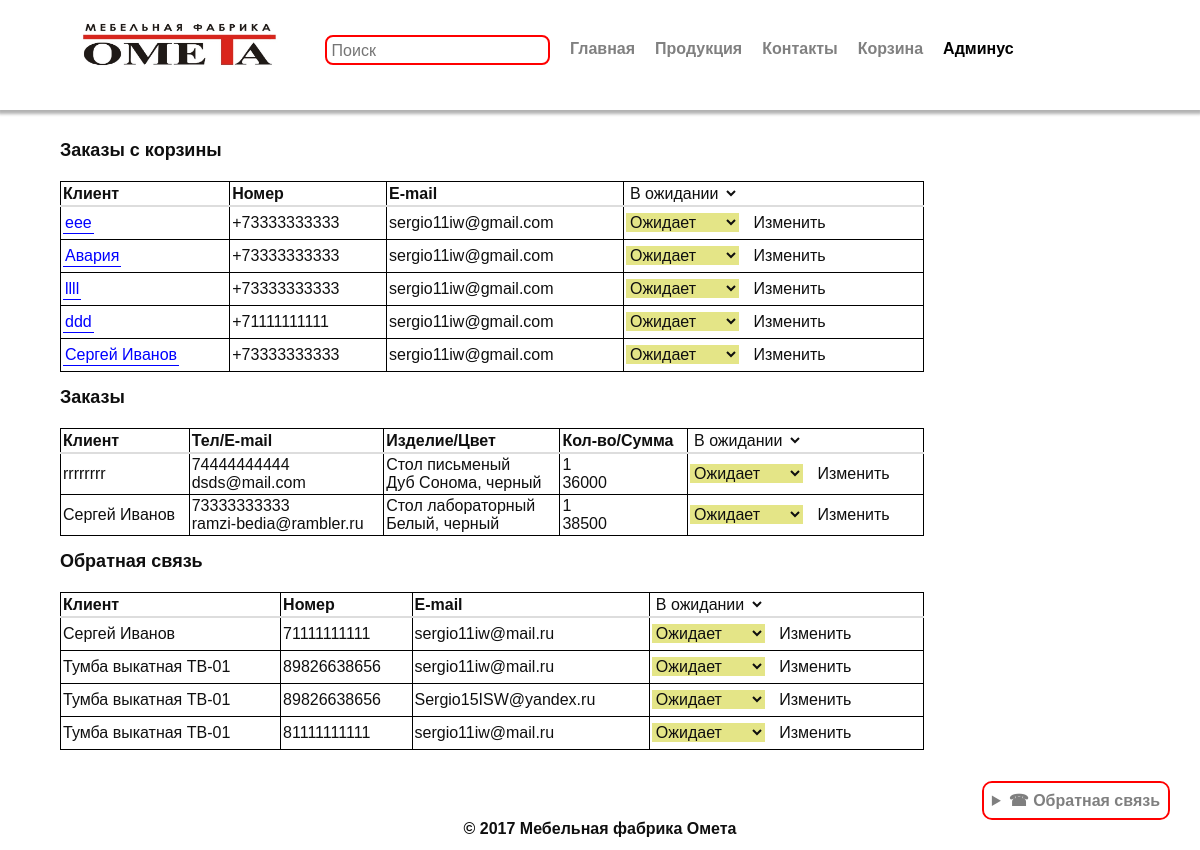
The app's page /adminus (signed in), older data.
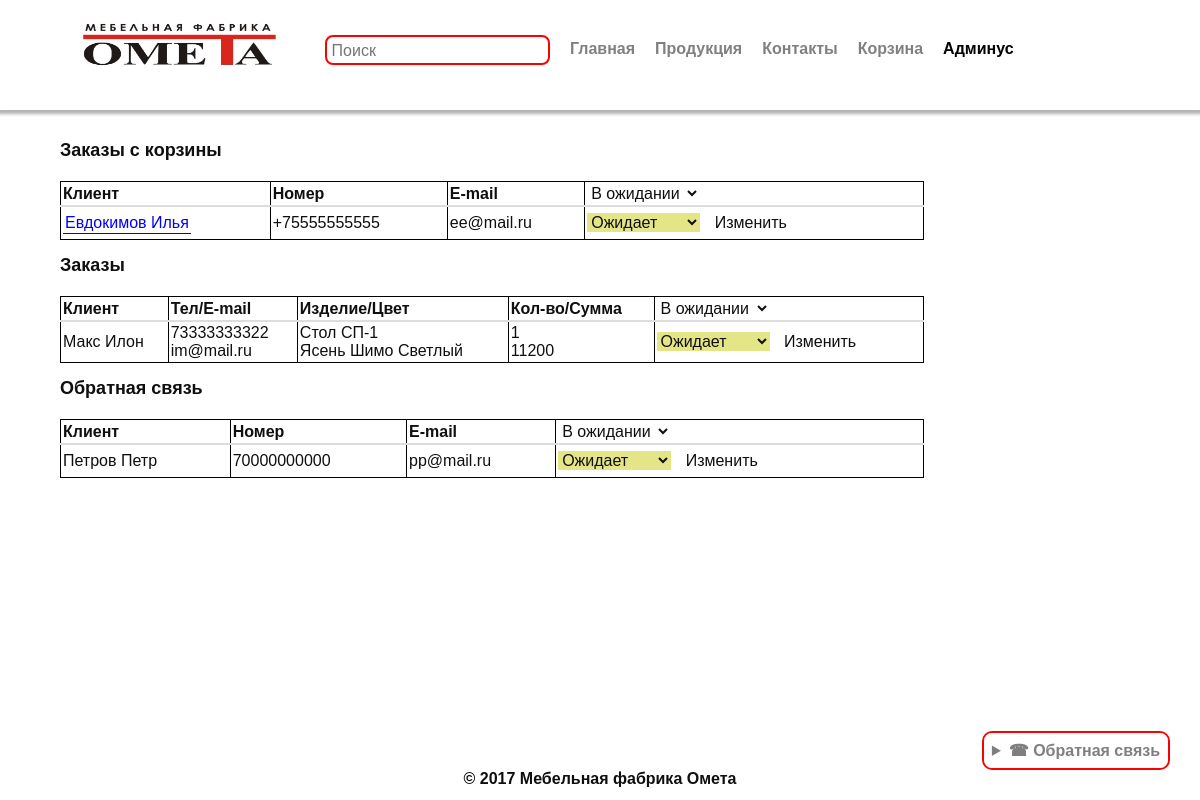
The same page, newer data.
### core/models.py (models this page shows, shortened)
class Order(models.Model):
    STATUS_CHOICES = [
        ('pending', 'Ожидает'),
        ('processing', 'В обработке'),
        ('completed', 'Завершен'),
        ('canceled', 'Отменен'),
    ]
    name = models.CharField(max_length=255)
    tel = models.CharField(max_length=15)
    email = models.EmailField()
    total_price = models.DecimalField(max_digits=10, decimal_places=2)
    created_at = models.DateTimeField(auto_now_add=True)
    status = models.CharField(max_length=20, choices=STATUS_CHOICES, default='pending')
    created_date = models.DateTimeField(auto_now_add=True, verbose_name='Дата создания')
    class Meta:
        verbose_name = 'Заказ с корзины'
        verbose_name_plural = 'Заказы с корзины'
        ordering = ['-created_date']

class ShopUser (models.Model):
    STATUS_CHOICES = [
        ('pending', 'Ожидает'),
        ('processing', 'В обработке'),
        ('completed', 'Завершен'),
        ('canceled', 'Отменен'),
    ]
    name = models.CharField(max_length=100, verbose_name='Имя')
    email = models.EmailField(verbose_name='Почта', blank=True, null=True)
    tel = models.PositiveIntegerField(verbose_name='Телефон')
    product_name = models.CharField(verbose_name='Изделие', max_length=255, null=True, blank=True)
    product_color = models.CharField(verbose_name='Цвет', max_length=255, null=True, blank=True)
    product_count = models.CharField(verbose_name='Кол-во', max_length=255, null=True, blank=True)
    product_total = models.CharField(verbose_name='Сумма', max_length=255, null=True, blank=True)
    status = models.CharField(max_length=20, choices=STATUS_CHOICES, default='pending')
    created_date = models.DateTimeField(auto_now_add=True, verbose_name='Дата создания')
    class Meta:
        verbose_name = 'Заказ'
        verbose_name_plural = 'Заказы'
        ordering = ['-created_date']

class User(models.Model):
    STATUS_CHOICES = [
        ('pending', 'Ожидает'),
        ('processing', 'В обработке'),
        ('completed', 'Завершен'),
        ('canceled', 'Отменен'),
    ]
    name = models.CharField(max_length=100, verbose_name='Имя')
    email = models.EmailField(verbose_name='Почта', blank=True, null=True)
    tel = models.PositiveIntegerField(verbose_name='Телефон')
    status = models.CharField(max_length=20, choices=STATUS_CHOICES, default='pending')
    created_date = models.DateTimeField(auto_now_add=True, verbose_name='Дата создания')
    class Meta:
        verbose_name = 'Обратная связь'
        verbose_name_plural = 'Обратная связь'
        ordering = ['-created_date']

### core/views.py (the view)
# urls.py: path('adminus', adminus, name='adminus'),
@login_required
def adminus(request):
    shopUser = ShopUser.objects.all()
    user = User.objects.all()
    orders = Order.objects.all()
    return render(request, 'adminus.html', {'shopUser': shopUser, 'user': user, 'orders': orders})

### templates/adminus.html (shortened to what this page needs)
{% extends 'base.html' %}
{% block content %}
{% load static %}
<div class="cart">
<h1>Заказы с корзины</h1>
<table style="border-collapse: collapse; width: 80%;">
    <thead>
        <tr style="border: 1px solid black;">
            <th>Клиент</th>
            <th>Номер</th>
            <th>E-mail</th>
            <th>
                <select id="status-filter" onchange="filterOrders('orders-table-body', this.value)">
                    <option value="pending" selected>В ожидании</option>
                </select>
            </th>
        </tr>
    </thead>
    <tbody id="orders-table-body">
        {% for order in orders %}
        <tr class="order-row" data-status="{{ order.status }}">
            <td style="border: 1px solid black;">
                <a href="{% url 'order_detail' order.id %}">{{ order.name }}</a>
            </td>
            <td style="border: 1px solid black;">{{ order.tel }}</td>
            <td style="border: 1px solid black;">{{ order.email }}</td>
            <td style="border: 1px solid black;">
                <form method="POST" action="{% url 'change_order_status' 'order' order.id %}">
                    <select name="status" class="{% if order.status == 'pending' %}status-pending{% elif order.status == 'processing' %}status-processing{% elif order.status == 'completed' %}status-completed{% elif order.status == 'canceled' %}status-canceled{% endif %}">
                        {% for key, label in order.STATUS_CHOICES %}
                            <option value="{{ key }}" {% if key == order.status %}selected{% endif %}>{{ label }}</option>
                        {% endfor %}
                    </select>
                    <button type="submit">Изменить</button>
                </form>
            </td>
        </tr>
        {% empty %}
            <tr>
                <td colspan="4">Нет заказов для отображения.</td>
            </tr>
        {% endfor %}
    </tbody>
</table>
<h1>Заказы</h1>
    <table style="border-collapse: collapse; width: 80%;">
        <thead>
            <tr style="border: 1px solid black;">
                <th>Клиент</th>
                <th>Тел/E-mail</th>
                <th>Изделие/Цвет</th>
                <th>Кол-во/Сумма</th>
                <th>
                    <select id="status-filter-shop" onchange="filterOrders('shop-table-body', this.value)">
                        <option value="pending" selected>В ожидании</option>
                    </select>
                </th>
            </tr>
        </thead>
        <tbody id="shop-table-body">
            {% for shop in shopUser  %}
            <tr class="shop-row" data-status="{{ shop.status }}">
                <td style="border: 1px solid black;">{{ shop.name }}</td>
                <td style="border: 1px solid black;">{{ shop.tel }}<br>{{ shop.email }}</td>
                <td style="border: 1px solid black;">{{ shop.product_name }}<br>{{ shop.product_color }}</td>
                <td style="border: 1px solid black;">{{ shop.product_count }}<br>{{ shop.product_total }}</td>
                <td style="border: 1px solid black;">
                    <form method="POST" action="{% url 'change_order_status' 'shopuser' shop.id %}">
                        <select class="{% if shop.status == 'pending' %}status-pending{% elif shop.status == 'processing' %}status-processing{% elif shop.status == 'completed' %}status-completed{% elif shop.status == 'canceled' %}status-canceled{% endif %}" name="status">
                            {% for key, label in shop.STATUS_CHOICES %}
                                <option value="{{ key }}" {% if key == shop.status %}selected{% endif %}>{{ label }}</option>
                            {% endfor %}
                        </select>
                        <button type="submit">Изменить</button>
                    </form>
                </td>
            </tr>
            {% empty %}
                <tr>
                    <td colspan="5">Нет заказов для отображения.</td>
                </tr>
            {% endfor %}
        </tbody>
    </table>
<h1>Обратная связь</h1>
<table style="border-collapse: collapse; width: 80%;">
    <thead>
        <tr style="border: 1px solid black;">
            <th>Клиент</th>
            <th>Номер</th>
            <th>E-mail</th>
            <th>
                <select id="status-filter-feedback" onchange="filterOrders('feedback-table-body', this.value)">
                    <option value="pending" selected>В ожидании</option>
                </select>
            </th>
        </tr>
    </thead>
    <tbody id="feedback-table-body">
        {% for useres in user %}
        <tr class="feedback-row" data-status="{{ useres.status }}">
            <td style="border: 1px solid black;">{{ useres.name }}</td>
            <td style="border: 1px solid black;">{{ useres.tel }}</td>
            <td style="border: 1px solid black;">{{ useres.email }}</td>
            <td style="border: 1px solid black;">
                <form method="POST" action="{% url 'change_order_status' 'user' useres.id %}">
                    <select name="status" class="{% if useres.status == 'pending' %}status-pending{% elif useres.status == 'processing' %}status-processing{% elif useres.status == 'completed' %}status-completed{% elif useres.status == 'canceled' %}status-canceled{% endif %}">
                        {% for key, label in useres.STATUS_CHOICES %}
                            <option value="{{ key }}" {% if key == useres.status %}selected{% endif %}>{{ label }}</option>
                        {% endfor %}
                    </select>
                    <button type="submit">Изменить</button>
                </form>
            </td>
        </tr>
        {% empty %}
            <tr>
                <td colspan="4">Нет обратной связи для отображения.</td>
            </tr>
        {% endfor %}
    </tbody>
</table>
</div>
{% endblock %}

### templates/base.html (shortened to what this page needs)
{% load static %}
{% load crispy_forms_tags %}
<!DOCTYPE html>
<html lang="ru">
<head>
    <link rel="stylesheet" href='{% static "css/defaulT.css" %}'/>
</head>
<body>
    <header class="header">
        <div class="container">
            <div class="header__inner">
                <a href="/" class="site-logo">
                    <div class="scale">
                        <img src='{% static "images/Ometa.jpg" %}' alt="Logo" class="icon">
                    </div>
                </a>
            </div>
                    <nav class="nav"  id="nav">
                        <div class="search_block">
                            <form class="forms" action="{% url 'produkt_search' %}" method="GET">
                            <input type="search" name="text" class="search" value="{{ text }}" placeholder="Поиск">
                        </form>
                        </div>
                        <h3 style="padding-top: 5px"><a href="/" class="bn-item {% if request.path == '/' %}active{% endif %}">Главная</a></h3>
                        <h3 style="padding-top: 5px"><a href="{% url 'produkts' %}" class="bn-item {% if request.path == '/produkts' %}active{% endif %}">Продукция</a></h3>
                        <h3 style="padding-top: 5px"><a href="{% url 'contacts' %}" class="bn-item {% if request.path == '/contacts' %}active{% endif %}">Контакты</a></h3>
                        <h3 style="padding-top: 5px"><a href="{% url 'cart_view' %}"  class="bn-item {% if request.path == '/cart/' %}active{% endif %}">Корзина </a></h3>
                        {% if request.user.is_authenticated  %}
                        <h3 style="padding-top: 5px"><a href="{% url 'adminus' %}" class="bn-item {% if request.path == '/adminus' %}active{% endif %}">Админус</a></h3>
                        {% endif %}
                    </nav>
        </div>
    </header>
{% block content %}
{% endblock %}
    <footer>
        <h5>© 2017 Мебельная фабрика Омета</h5>
    </footer>
    <details class="call">
        <summary>&#9742; Обратная связь</summary>
    </details>
</body>
</html>

### static/css/defaulT.css (style rules this page uses)
:root { --bg-color: rgb(255, 255, 255); --font-color: #0f0f0f; --borders-color: red; --font-color2: gray; }
* { margin: 0; padding: 0; border: none; background: none; font-weight: none; font-style: normal; text-decoration: none; font-family: Arial; font-size: 16px; color: var(--font-color); }
body { background-color: var(--bg-color); color: var(--font-color); }
.cart { margin-left: 10%; margin-right: 10%; font-size: 10px; margin-left: 5%; margin-right: 5%; margin-bottom: 100px; }
.cart h1 { font-size: 1.8em; margin-bottom: 20px; }
.cart table { width: 100%; border-collapse: collapse; margin: 15px 0; font-size: 1em; }
.cart th { font-size: 1em; padding: 2px; text-align: left; border-bottom: 2px solid #ddd; }
.cart td { padding: 2px; border-bottom: 1px solid #ddd; font-size: 1em; }
.cart a { padding: 2px; border-bottom: 1px solid blue; font-size: 1em; color: blue; }
.cart button, .cart input[type="submit"] { font-size: 1em; padding: 5px 10px; cursor: pointer; }
header { padding: 0 6px; margin-bottom: 30px; box-shadow: 0 2px 3px 2px rgba(0, 0, 0, 0.3); height: 80px; display: flex; justify-content: space-between; align-items: center; position: sticky; top: 0; background-color: white; z-index: 2; }
header .col-left, header .col-right, .site-logo, .base { display: flex; align-items: center; }
header .icon { height: 80px; }
footer { position:fixed; left:0px; bottom:0px; height:30px; width:100%; text-align: center; background-color: rgba(255, 255, 255, 0.9); }
.status-pending { background-color: rgba(228, 229, 135); }
td, th { border: 1px solid black; }
.scale { position: relative; }
.scale:after { content: ""; height: 200%; left: -230%; opacity: 0; position: absolute ; top: -20%; transform: rotate(-30deg); width: 200%; background: rgba(255, 255, 255, 0.13); background: linear-gradient(to right, rgba(255, 255, 255, 0.13) 0%, rgba(255, 255, 255, 0.13) 77%, rgba(255, 255, 255, 0.5) 92%, rgba(255, 255, 255, 0.0) 100%); }
body { margin: 0; font-family: Arial, sans-serif; }
.container { width: 90%; max-width: 1200px; margin: 0 auto; }
.header { padding: 15px 0; }
.header__inner { display: flex; justify-content: space-between; align-items: center; }
.nav { display: flex; gap: 20px; margin: 30px; }
.bn-item { color: gray; }
.bn-item.active { color: black; font-weight: bold; }
.search { border: none; outline: none; }
.container { display:flex; margin-left: auto; margin-right: auto; padding: 10px; margin-bottom: 10px; }
.search_block { border: solid var(--borders-color) 2px; height: 16px; padding: 5px; border-radius: 8px; }
.call { border: 2px solid var(--borders-color); border-radius: 10px; padding: 0.5em 0.5em 0; position: fixed; right: 30px; bottom: 30px; }
summary { font-weight: bold; margin: -0.5em -0.5em 0; padding: 0.5em; background-color:white; border-radius: 8px; }
summary { font-weight: bold; color: rgba(0, 0, 0, 0.5); margin: -0.5em -0.5em 0; padding: 0.5em; background-color:rgba(255, 255, 255, 0.5); border-radius: 8px; }

Row changes from the older to the newer data that the page shows:
removed Order: name "eee", tel "+73333333333", email "sergio11iw@gmail.com", status "Ожидает"
removed Order: name "Авария", tel "+73333333333", email "sergio11iw@gmail.com", status "Ожидает"
removed Order: name "llll", tel "+73333333333", email "sergio11iw@gmail.com", status "Ожидает"
removed Order: name "ddd", tel "+71111111111", email "sergio11iw@gmail.com", status "Ожидает"
removed Order: name "Сергей Иванов", tel "+73333333333", email "sergio11iw@gmail.com", status "Ожидает"
removed ShopUser: name "rrrrrrrr", tel "74444444444", email "dsds@mail.com", product_name "Стол письменый", product_color "Дуб Сонома, черный", product_count "1", product_total "36000", status "Ожидает"
removed ShopUser: name "Сергей Иванов", tel "73333333333", email "ramzi-bedia@rambler.ru", product_name "Стол лабораторный", product_color "Белый, черный", product_count "1", product_total "38500", status "Ожидает"
removed User: name "Сергей Иванов", tel "71111111111", email "sergio11iw@mail.ru", status "Ожидает"
removed User: name "Тумба выкатная ТВ-01", tel "89826638656", email "sergio11iw@mail.ru", status "Ожидает"
removed User: name "Тумба выкатная ТВ-01", tel "89826638656", email "Sergio15ISW@yandex.ru", status "Ожидает"
removed User: name "Тумба выкатная ТВ-01", tel "81111111111", email "sergio11iw@mail.ru", status "Ожидает"
added Order: name "Евдокимов Илья", tel "+75555555555", email "ee@mail.ru", status "Ожидает"
added ShopUser: name "Макс Илон", tel "73333333322", email "im@mail.ru", product_name "Стол СП-1", product_color "Ясень Шимо Светлый", product_count "1", product_total "11200", status "Ожидает"
added User: name "Петров Петр", tel "70000000000", email "pp@mail.ru", status "Ожидает"
